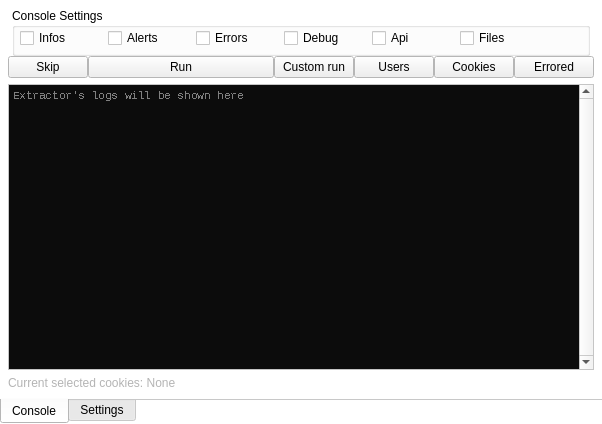
<?xml version="1.0" encoding="UTF-8"?>
<ui version="4.0">
 <class>Extractor</class>
 <widget class="QWidget" name="Extractor">
  <property name="geometry">
   <rect>
    <x>0</x>
    <y>0</y>
    <width>602</width>
    <height>424</height>
   </rect>
  </property>
  <property name="palette">
   <palette>
    <active>
     <colorrole role="Base">
      <brush brushstyle="SolidPattern">
       <color alpha="255">
        <red>255</red>
        <green>255</green>
        <blue>255</blue>
       </color>
      </brush>
     </colorrole>
     <colorrole role="Window">
      <brush brushstyle="SolidPattern">
       <color alpha="255">
        <red>255</red>
        <green>255</green>
        <blue>255</blue>
       </color>
      </brush>
     </colorrole>
    </active>
    <inactive>
     <colorrole role="Base">
      <brush brushstyle="SolidPattern">
       <color alpha="255">
        <red>255</red>
        <green>255</green>
        <blue>255</blue>
       </color>
      </brush>
     </colorrole>
     <colorrole role="Window">
      <brush brushstyle="SolidPattern">
       <color alpha="255">
        <red>255</red>
        <green>255</green>
        <blue>255</blue>
       </color>
      </brush>
     </colorrole>
    </inactive>
    <disabled>
     <colorrole role="Base">
      <brush brushstyle="SolidPattern">
       <color alpha="255">
        <red>255</red>
        <green>255</green>
        <blue>255</blue>
       </color>
      </brush>
     </colorrole>
     <colorrole role="Window">
      <brush brushstyle="SolidPattern">
       <color alpha="255">
        <red>255</red>
        <green>255</green>
        <blue>255</blue>
       </color>
      </brush>
     </colorrole>
    </disabled>
   </palette>
  </property>
  <property name="windowTitle">
   <string>Form</string>
  </property>
  <layout class="QGridLayout" name="gridLayout_4">
   <property name="leftMargin">
    <number>0</number>
   </property>
   <property name="topMargin">
    <number>0</number>
   </property>
   <property name="rightMargin">
    <number>0</number>
   </property>
   <property name="bottomMargin">
    <number>0</number>
   </property>
   <item row="0" column="0">
    <widget class="QTabWidget" name="tabWidget">
     <property name="minimumSize">
      <size>
       <width>480</width>
       <height>300</height>
      </size>
     </property>
     <property name="tabPosition">
      <enum>QTabWidget::TabPosition::South</enum>
     </property>
     <property name="currentIndex">
      <number>0</number>
     </property>
     <property name="iconSize">
      <size>
       <width>64</width>
       <height>16</height>
      </size>
     </property>
     <property name="usesScrollButtons">
      <bool>false</bool>
     </property>
     <property name="documentMode">
      <bool>true</bool>
     </property>
     <widget class="QWidget" name="tab1">
      <attribute name="icon">
       <iconset theme="QIcon::ThemeIcon::FormatJustifyLeft"/>
      </attribute>
      <attribute name="title">
       <string>Console</string>
      </attribute>
      <layout class="QGridLayout" name="gridLayout_3">
       <property name="leftMargin">
        <number>0</number>
       </property>
       <property name="topMargin">
        <number>0</number>
       </property>
       <property name="rightMargin">
        <number>0</number>
       </property>
       <property name="bottomMargin">
        <number>0</number>
       </property>
       <property name="spacing">
        <number>0</number>
       </property>
       <item row="0" column="0">
        <layout class="QVBoxLayout" name="verticalLayout">
         <property name="spacing">
          <number>6</number>
         </property>
         <property name="leftMargin">
          <number>8</number>
         </property>
         <property name="topMargin">
          <number>4</number>
         </property>
         <property name="rightMargin">
          <number>8</number>
         </property>
         <property name="bottomMargin">
          <number>8</number>
         </property>
         <item>
          <widget class="QWidget" name="widget_2" native="true">
           <layout class="QVBoxLayout" name="verticalLayout_3">
            <property name="spacing">
             <number>0</number>
            </property>
            <property name="leftMargin">
             <number>0</number>
            </property>
            <property name="topMargin">
             <number>0</number>
            </property>
            <property name="rightMargin">
             <number>0</number>
            </property>
            <property name="bottomMargin">
             <number>0</number>
            </property>
            <item>
             <widget class="QWidget" name="widget_4" native="true">
              <layout class="QHBoxLayout" name="horizontalLayout_3">
               <property name="spacing">
                <number>0</number>
               </property>
               <property name="leftMargin">
                <number>4</number>
               </property>
               <property name="topMargin">
                <number>4</number>
               </property>
               <property name="rightMargin">
                <number>4</number>
               </property>
               <property name="bottomMargin">
                <number>0</number>
               </property>
               <item>
                <widget class="QGroupBox" name="grpbox_tabconsole">
                 <property name="minimumSize">
                  <size>
                   <width>0</width>
                   <height>48</height>
                  </size>
                 </property>
                 <property name="font">
                  <font>
                   <bold>false</bold>
                   <strikeout>false</strikeout>
                  </font>
                 </property>
                 <property name="mouseTracking">
                  <bool>false</bool>
                 </property>
                 <property name="title">
                  <string>Console Settings</string>
                 </property>
                 <property name="alignment">
                  <set>Qt::AlignmentFlag::AlignLeading|Qt::AlignmentFlag::AlignLeft|Qt::AlignmentFlag::AlignTop</set>
                 </property>
                 <property name="flat">
                  <bool>true</bool>
                 </property>
                 <layout class="QHBoxLayout" name="horizontalLayout_4">
                  <property name="spacing">
                   <number>6</number>
                  </property>
                  <property name="leftMargin">
                   <number>5</number>
                  </property>
                  <property name="topMargin">
                   <number>0</number>
                  </property>
                  <property name="rightMargin">
                   <number>5</number>
                  </property>
                  <property name="bottomMargin">
                   <number>5</number>
                  </property>
                  <item>
                   <widget class="QCheckBox" name="cfgui_consoleshowWHITE">
                    <property name="text">
                     <string>Infos</string>
                    </property>
                   </widget>
                  </item>
                  <item>
                   <widget class="QCheckBox" name="cfgui_consoleshowYELLOW">
                    <property name="text">
                     <string>Alerts</string>
                    </property>
                   </widget>
                  </item>
                  <item>
                   <widget class="QCheckBox" name="cfgui_consoleshowRED">
                    <property name="text">
                     <string>Errors</string>
                    </property>
                   </widget>
                  </item>
                  <item>
                   <widget class="QCheckBox" name="cfgui_consoleshowGREY">
                    <property name="text">
                     <string>Debug</string>
                    </property>
                   </widget>
                  </item>
                  <item>
                   <widget class="QCheckBox" name="cfgui_consoleshowOTHER">
                    <property name="text">
                     <string>Api</string>
                    </property>
                   </widget>
                  </item>
                  <item>
                   <widget class="QCheckBox" name="cfgui_consoleshowGREEN">
                    <property name="maximumSize">
                     <size>
                      <width>16777215</width>
                      <height>16777215</height>
                     </size>
                    </property>
                    <property name="text">
                     <string>Files</string>
                    </property>
                   </widget>
                  </item>
                  <item>
                   <spacer name="horizontalSpacer_3">
                    <property name="orientation">
                     <enum>Qt::Orientation::Horizontal</enum>
                    </property>
                    <property name="sizeType">
                     <enum>QSizePolicy::Policy::Maximum</enum>
                    </property>
                    <property name="sizeHint" stdset="0">
                     <size>
                      <width>40</width>
                      <height>20</height>
                     </size>
                    </property>
                   </spacer>
                  </item>
                 </layout>
                </widget>
               </item>
              </layout>
             </widget>
            </item>
            <item>
             <widget class="QWidget" name="widget_3" native="true">
              <property name="sizePolicy">
               <sizepolicy hsizetype="Expanding" vsizetype="Preferred">
                <horstretch>0</horstretch>
                <verstretch>0</verstretch>
               </sizepolicy>
              </property>
              <property name="minimumSize">
               <size>
                <width>128</width>
                <height>0</height>
               </size>
              </property>
              <layout class="QHBoxLayout" name="horizontalLayout">
               <property name="spacing">
                <number>0</number>
               </property>
               <property name="leftMargin">
                <number>0</number>
               </property>
               <property name="topMargin">
                <number>0</number>
               </property>
               <property name="rightMargin">
                <number>0</number>
               </property>
               <property name="bottomMargin">
                <number>0</number>
               </property>
               <item>
                <widget class="QPushButton" name="btn_skipJob">
                 <property name="maximumSize">
                  <size>
                   <width>80</width>
                   <height>16777215</height>
                  </size>
                 </property>
                 <property name="text">
                  <string>Skip</string>
                 </property>
                </widget>
               </item>
               <item>
                <widget class="QPushButton" name="btn_StopRun">
                 <property name="sizePolicy">
                  <sizepolicy hsizetype="Expanding" vsizetype="Fixed">
                   <horstretch>0</horstretch>
                   <verstretch>0</verstretch>
                  </sizepolicy>
                 </property>
                 <property name="text">
                  <string>Run</string>
                 </property>
                </widget>
               </item>
               <item>
                <widget class="QPushButton" name="btn_customRun">
                 <property name="text">
                  <string>Custom run</string>
                 </property>
                </widget>
               </item>
               <item>
                <widget class="QPushButton" name="btn_showUsersTable">
                 <property name="text">
                  <string>Users</string>
                 </property>
                </widget>
               </item>
               <item>
                <widget class="QPushButton" name="btn_showCookiesTable">
                 <property name="text">
                  <string>Cookies</string>
                 </property>
                </widget>
               </item>
               <item>
                <widget class="QPushButton" name="btn_showErrored">
                 <property name="text">
                  <string>Errored</string>
                 </property>
                </widget>
               </item>
              </layout>
             </widget>
            </item>
           </layout>
          </widget>
         </item>
         <item>
          <widget class="QTextEdit" name="theLogPlace">
           <property name="minimumSize">
            <size>
             <width>256</width>
             <height>128</height>
            </size>
           </property>
           <property name="baseSize">
            <size>
             <width>64</width>
             <height>64</height>
            </size>
           </property>
           <property name="palette">
            <palette>
             <active>
              <colorrole role="Text">
               <brush brushstyle="SolidPattern">
                <color alpha="255">
                 <red>204</red>
                 <green>204</green>
                 <blue>204</blue>
                </color>
               </brush>
              </colorrole>
              <colorrole role="Base">
               <brush brushstyle="SolidPattern">
                <color alpha="255">
                 <red>12</red>
                 <green>12</green>
                 <blue>12</blue>
                </color>
               </brush>
              </colorrole>
              <colorrole role="PlaceholderText">
               <brush brushstyle="SolidPattern">
                <color alpha="128">
                 <red>255</red>
                 <green>255</green>
                 <blue>255</blue>
                </color>
               </brush>
              </colorrole>
             </active>
             <inactive>
              <colorrole role="Text">
               <brush brushstyle="SolidPattern">
                <color alpha="255">
                 <red>204</red>
                 <green>204</green>
                 <blue>204</blue>
                </color>
               </brush>
              </colorrole>
              <colorrole role="Base">
               <brush brushstyle="SolidPattern">
                <color alpha="255">
                 <red>12</red>
                 <green>12</green>
                 <blue>12</blue>
                </color>
               </brush>
              </colorrole>
              <colorrole role="PlaceholderText">
               <brush brushstyle="SolidPattern">
                <color alpha="128">
                 <red>255</red>
                 <green>255</green>
                 <blue>255</blue>
                </color>
               </brush>
              </colorrole>
             </inactive>
             <disabled>
              <colorrole role="Text">
               <brush brushstyle="SolidPattern">
                <color alpha="255">
                 <red>120</red>
                 <green>120</green>
                 <blue>120</blue>
                </color>
               </brush>
              </colorrole>
              <colorrole role="Base">
               <brush brushstyle="SolidPattern">
                <color alpha="255">
                 <red>255</red>
                 <green>255</green>
                 <blue>255</blue>
                </color>
               </brush>
              </colorrole>
              <colorrole role="PlaceholderText">
               <brush brushstyle="SolidPattern">
                <color alpha="128">
                 <red>255</red>
                 <green>255</green>
                 <blue>255</blue>
                </color>
               </brush>
              </colorrole>
             </disabled>
            </palette>
           </property>
           <property name="font">
            <font>
             <family>Courier New</family>
             <pointsize>8</pointsize>
             <strikeout>false</strikeout>
             <stylestrategy>NoAntialias</stylestrategy>
            </font>
           </property>
           <property name="verticalScrollBarPolicy">
            <enum>Qt::ScrollBarPolicy::ScrollBarAlwaysOn</enum>
           </property>
           <property name="documentTitle">
            <string/>
           </property>
           <property name="lineWrapMode">
            <enum>QTextEdit::LineWrapMode::NoWrap</enum>
           </property>
           <property name="readOnly">
            <bool>true</bool>
           </property>
           <property name="placeholderText">
            <string>Extractor's logs will be shown here</string>
           </property>
          </widget>
         </item>
         <item>
          <widget class="QLabel" name="label_2">
           <property name="palette">
            <palette>
             <active>
              <colorrole role="WindowText">
               <brush brushstyle="SolidPattern">
                <color alpha="255">
                 <red>180</red>
                 <green>180</green>
                 <blue>180</blue>
                </color>
               </brush>
              </colorrole>
             </active>
             <inactive>
              <colorrole role="WindowText">
               <brush brushstyle="SolidPattern">
                <color alpha="255">
                 <red>180</red>
                 <green>180</green>
                 <blue>180</blue>
                </color>
               </brush>
              </colorrole>
             </inactive>
             <disabled/>
            </palette>
           </property>
           <property name="text">
            <string>Current selected cookies: None</string>
           </property>
          </widget>
         </item>
        </layout>
       </item>
      </layout>
     </widget>
     <widget class="QWidget" name="tab2">
      <attribute name="icon">
       <iconset theme="QIcon::ThemeIcon::DocumentProperties"/>
      </attribute>
      <attribute name="title">
       <string>Settings</string>
      </attribute>
      <layout class="QGridLayout" name="gridLayout">
       <property name="leftMargin">
        <number>0</number>
       </property>
       <property name="topMargin">
        <number>0</number>
       </property>
       <property name="rightMargin">
        <number>0</number>
       </property>
       <property name="bottomMargin">
        <number>0</number>
       </property>
       <property name="spacing">
        <number>0</number>
       </property>
       <item row="0" column="0">
        <layout class="QVBoxLayout" name="settingsTab">
         <property name="spacing">
          <number>0</number>
         </property>
         <property name="leftMargin">
          <number>0</number>
         </property>
         <property name="topMargin">
          <number>0</number>
         </property>
         <property name="rightMargin">
          <number>0</number>
         </property>
         <property name="bottomMargin">
          <number>0</number>
         </property>
         <item>
          <widget class="QScrollArea" name="scrollArea">
           <property name="frameShadow">
            <enum>QFrame::Shadow::Raised</enum>
           </property>
           <property name="widgetResizable">
            <bool>true</bool>
           </property>
           <widget class="QWidget" name="scrollAreaWidgetContents_2">
            <property name="geometry">
             <rect>
              <x>0</x>
              <y>0</y>
              <width>598</width>
              <height>363</height>
             </rect>
            </property>
            <layout class="QHBoxLayout" name="horizontalLayout_2">
             <property name="spacing">
              <number>0</number>
             </property>
             <property name="topMargin">
              <number>7</number>
             </property>
             <property name="rightMargin">
              <number>11</number>
             </property>
             <property name="bottomMargin">
              <number>0</number>
             </property>
             <item>
              <widget class="QGroupBox" name="grpbox_settings">
               <property name="sizePolicy">
                <sizepolicy hsizetype="Minimum" vsizetype="Preferred">
                 <horstretch>0</horstretch>
                 <verstretch>0</verstretch>
                </sizepolicy>
               </property>
               <property name="minimumSize">
                <size>
                 <width>128</width>
                 <height>128</height>
                </size>
               </property>
               <property name="palette">
                <palette>
                 <active>
                  <colorrole role="WindowText">
                   <brush brushstyle="SolidPattern">
                    <color alpha="255">
                     <red>0</red>
                     <green>0</green>
                     <blue>0</blue>
                    </color>
                   </brush>
                  </colorrole>
                  <colorrole role="Button">
                   <brush brushstyle="SolidPattern">
                    <color alpha="255">
                     <red>0</red>
                     <green>0</green>
                     <blue>0</blue>
                    </color>
                   </brush>
                  </colorrole>
                  <colorrole role="Dark">
                   <brush brushstyle="SolidPattern">
                    <color alpha="255">
                     <red>144</red>
                     <green>144</green>
                     <blue>144</blue>
                    </color>
                   </brush>
                  </colorrole>
                  <colorrole role="Text">
                   <brush brushstyle="SolidPattern">
                    <color alpha="255">
                     <red>0</red>
                     <green>0</green>
                     <blue>0</blue>
                    </color>
                   </brush>
                  </colorrole>
                  <colorrole role="ButtonText">
                   <brush brushstyle="SolidPattern">
                    <color alpha="255">
                     <red>0</red>
                     <green>0</green>
                     <blue>0</blue>
                    </color>
                   </brush>
                  </colorrole>
                  <colorrole role="AlternateBase">
                   <brush brushstyle="SolidPattern">
                    <color alpha="255">
                     <red>50</red>
                     <green>50</green>
                     <blue>50</blue>
                    </color>
                   </brush>
                  </colorrole>
                  <colorrole role="PlaceholderText">
                   <brush brushstyle="SolidPattern">
                    <color alpha="128">
                     <red>30</red>
                     <green>30</green>
                     <blue>30</blue>
                    </color>
                   </brush>
                  </colorrole>
                 </active>
                 <inactive>
                  <colorrole role="WindowText">
                   <brush brushstyle="SolidPattern">
                    <color alpha="255">
                     <red>0</red>
                     <green>0</green>
                     <blue>0</blue>
                    </color>
                   </brush>
                  </colorrole>
                  <colorrole role="Button">
                   <brush brushstyle="SolidPattern">
                    <color alpha="255">
                     <red>0</red>
                     <green>0</green>
                     <blue>0</blue>
                    </color>
                   </brush>
                  </colorrole>
                  <colorrole role="Dark">
                   <brush brushstyle="SolidPattern">
                    <color alpha="255">
                     <red>144</red>
                     <green>144</green>
                     <blue>144</blue>
                    </color>
                   </brush>
                  </colorrole>
                  <colorrole role="Text">
                   <brush brushstyle="SolidPattern">
                    <color alpha="255">
                     <red>0</red>
                     <green>0</green>
                     <blue>0</blue>
                    </color>
                   </brush>
                  </colorrole>
                  <colorrole role="ButtonText">
                   <brush brushstyle="SolidPattern">
                    <color alpha="255">
                     <red>0</red>
                     <green>0</green>
                     <blue>0</blue>
                    </color>
                   </brush>
                  </colorrole>
                  <colorrole role="AlternateBase">
                   <brush brushstyle="SolidPattern">
                    <color alpha="255">
                     <red>50</red>
                     <green>50</green>
                     <blue>50</blue>
                    </color>
                   </brush>
                  </colorrole>
                  <colorrole role="PlaceholderText">
                   <brush brushstyle="SolidPattern">
                    <color alpha="128">
                     <red>30</red>
                     <green>30</green>
                     <blue>30</blue>
                    </color>
                   </brush>
                  </colorrole>
                 </inactive>
                 <disabled>
                  <colorrole role="WindowText">
                   <brush brushstyle="SolidPattern">
                    <color alpha="255">
                     <red>144</red>
                     <green>144</green>
                     <blue>144</blue>
                    </color>
                   </brush>
                  </colorrole>
                  <colorrole role="Button">
                   <brush brushstyle="SolidPattern">
                    <color alpha="255">
                     <red>0</red>
                     <green>0</green>
                     <blue>0</blue>
                    </color>
                   </brush>
                  </colorrole>
                  <colorrole role="Dark">
                   <brush brushstyle="SolidPattern">
                    <color alpha="255">
                     <red>144</red>
                     <green>144</green>
                     <blue>144</blue>
                    </color>
                   </brush>
                  </colorrole>
                  <colorrole role="Text">
                   <brush brushstyle="SolidPattern">
                    <color alpha="255">
                     <red>144</red>
                     <green>144</green>
                     <blue>144</blue>
                    </color>
                   </brush>
                  </colorrole>
                  <colorrole role="ButtonText">
                   <brush brushstyle="SolidPattern">
                    <color alpha="255">
                     <red>144</red>
                     <green>144</green>
                     <blue>144</blue>
                    </color>
                   </brush>
                  </colorrole>
                  <colorrole role="AlternateBase">
                   <brush brushstyle="SolidPattern">
                    <color alpha="255">
                     <red>50</red>
                     <green>50</green>
                     <blue>50</blue>
                    </color>
                   </brush>
                  </colorrole>
                  <colorrole role="PlaceholderText">
                   <brush brushstyle="SolidPattern">
                    <color alpha="128">
                     <red>30</red>
                     <green>30</green>
                     <blue>30</blue>
                    </color>
                   </brush>
                  </colorrole>
                 </disabled>
                </palette>
               </property>
               <property name="title">
                <string notr="true">Extractor Settings</string>
               </property>
               <property name="flat">
                <bool>true</bool>
               </property>
               <property name="checkable">
                <bool>true</bool>
               </property>
               <layout class="QFormLayout" name="formLayout">
                <property name="labelAlignment">
                 <set>Qt::AlignmentFlag::AlignRight|Qt::AlignmentFlag::AlignTrailing|Qt::AlignmentFlag::AlignVCenter</set>
                </property>
                <property name="formAlignment">
                 <set>Qt::AlignmentFlag::AlignLeading|Qt::AlignmentFlag::AlignLeft|Qt::AlignmentFlag::AlignTop</set>
                </property>
                <item row="0" column="0">
                 <widget class="QLabel" name="lbl_twitterdestination">
                  <property name="text">
                   <string>Default destination</string>
                  </property>
                  <property name="alignment">
                   <set>Qt::AlignmentFlag::AlignLeading|Qt::AlignmentFlag::AlignLeft|Qt::AlignmentFlag::AlignVCenter</set>
                  </property>
                 </widget>
                </item>
                <item row="0" column="1">
                 <widget class="QWidget" name="widget_5" native="true">
                  <layout class="QHBoxLayout" name="horizontalLayout_5">
                   <property name="spacing">
                    <number>0</number>
                   </property>
                   <property name="leftMargin">
                    <number>0</number>
                   </property>
                   <property name="topMargin">
                    <number>0</number>
                   </property>
                   <property name="rightMargin">
                    <number>0</number>
                   </property>
                   <property name="bottomMargin">
                    <number>0</number>
                   </property>
                   <item>
                    <widget class="QLineEdit" name="cfgui_defaultpath">
                     <property name="toolTip">
                      <string>&lt;html&gt;&lt;head/&gt;&lt;body&gt;&lt;p&gt;The extraction path of users with text 'default' as destination will go in (folder is named with the username). &lt;/p&gt;&lt;p&gt;Useful for archiving many accounts to the same folder&lt;/p&gt;&lt;/body&gt;&lt;/html&gt;</string>
                     </property>
                     <property name="text">
                      <string/>
                     </property>
                     <property name="maxLength">
                      <number>256</number>
                     </property>
                     <property name="readOnly">
                      <bool>false</bool>
                     </property>
                     <property name="placeholderText">
                      <string>Absolute Path</string>
                     </property>
                    </widget>
                   </item>
                   <item>
                    <widget class="QPushButton" name="btn_pathselect">
                     <property name="minimumSize">
                      <size>
                       <width>0</width>
                       <height>24</height>
                      </size>
                     </property>
                     <property name="maximumSize">
                      <size>
                       <width>48</width>
                       <height>16777215</height>
                      </size>
                     </property>
                     <property name="text">
                      <string>...</string>
                     </property>
                    </widget>
                   </item>
                  </layout>
                 </widget>
                </item>
                <item row="1" column="0">
                 <widget class="QLabel" name="lbl_sleep">
                  <property name="text">
                   <string>Sleep</string>
                  </property>
                  <property name="alignment">
                   <set>Qt::AlignmentFlag::AlignRight|Qt::AlignmentFlag::AlignTrailing|Qt::AlignmentFlag::AlignVCenter</set>
                  </property>
                 </widget>
                </item>
                <item row="1" column="1">
                 <widget class="QLineEdit" name="cfgui_sleeptime">
                  <property name="text">
                   <string/>
                  </property>
                  <property name="readOnly">
                   <bool>false</bool>
                  </property>
                  <property name="placeholderText">
                   <string>Integer (Seconds)</string>
                  </property>
                  <property name="clearButtonEnabled">
                   <bool>false</bool>
                  </property>
                 </widget>
                </item>
               </layout>
              </widget>
             </item>
            </layout>
           </widget>
          </widget>
         </item>
         <item>
          <widget class="Line" name="line">
           <property name="orientation">
            <enum>Qt::Orientation::Horizontal</enum>
           </property>
          </widget>
         </item>
         <item>
          <widget class="QWidget" name="widget_6" native="true">
           <property name="minimumSize">
            <size>
             <width>0</width>
             <height>8</height>
            </size>
           </property>
           <layout class="QHBoxLayout" name="_2">
            <property name="topMargin">
             <number>2</number>
            </property>
            <property name="rightMargin">
             <number>2</number>
            </property>
            <property name="bottomMargin">
             <number>4</number>
            </property>
            <item>
             <widget class="QLabel" name="label">
              <property name="palette">
               <palette>
                <active>
                 <colorrole role="WindowText">
                  <brush brushstyle="SolidPattern">
                   <color alpha="255">
                    <red>180</red>
                    <green>180</green>
                    <blue>180</blue>
                   </color>
                  </brush>
                 </colorrole>
                 <colorrole role="Text">
                  <brush brushstyle="SolidPattern">
                   <color alpha="255">
                    <red>143</red>
                    <green>143</green>
                    <blue>143</blue>
                   </color>
                  </brush>
                 </colorrole>
                 <colorrole role="PlaceholderText">
                  <brush brushstyle="NoBrush">
                   <color alpha="128">
                    <red>143</red>
                    <green>143</green>
                    <blue>143</blue>
                   </color>
                  </brush>
                 </colorrole>
                </active>
                <inactive>
                 <colorrole role="WindowText">
                  <brush brushstyle="SolidPattern">
                   <color alpha="255">
                    <red>180</red>
                    <green>180</green>
                    <blue>180</blue>
                   </color>
                  </brush>
                 </colorrole>
                 <colorrole role="Text">
                  <brush brushstyle="SolidPattern">
                   <color alpha="255">
                    <red>143</red>
                    <green>143</green>
                    <blue>143</blue>
                   </color>
                  </brush>
                 </colorrole>
                 <colorrole role="PlaceholderText">
                  <brush brushstyle="NoBrush">
                   <color alpha="128">
                    <red>143</red>
                    <green>143</green>
                    <blue>143</blue>
                   </color>
                  </brush>
                 </colorrole>
                </inactive>
                <disabled>
                 <colorrole role="WindowText">
                  <brush brushstyle="SolidPattern">
                   <color alpha="255">
                    <red>127</red>
                    <green>127</green>
                    <blue>127</blue>
                   </color>
                  </brush>
                 </colorrole>
                 <colorrole role="Text">
                  <brush brushstyle="SolidPattern">
                   <color alpha="255">
                    <red>127</red>
                    <green>127</green>
                    <blue>127</blue>
                   </color>
                  </brush>
                 </colorrole>
                 <colorrole role="PlaceholderText">
                  <brush brushstyle="NoBrush">
                   <color alpha="128">
                    <red>143</red>
                    <green>143</green>
                    <blue>143</blue>
                   </color>
                  </brush>
                 </colorrole>
                </disabled>
               </palette>
              </property>
              <property name="text">
               <string>Settings are applied on extractor restart</string>
              </property>
             </widget>
            </item>
            <item>
             <widget class="QPushButton" name="btn_copyLastCursor">
              <property name="maximumSize">
               <size>
                <width>128</width>
                <height>16777215</height>
               </size>
              </property>
              <property name="text">
               <string>Copy last cursor</string>
              </property>
             </widget>
            </item>
            <item>
             <widget class="QPushButton" name="btn_deleteExtractor">
              <property name="minimumSize">
               <size>
                <width>128</width>
                <height>0</height>
               </size>
              </property>
              <property name="maximumSize">
               <size>
                <width>128</width>
                <height>16777215</height>
               </size>
              </property>
              <property name="text">
               <string>Delete extractor</string>
              </property>
             </widget>
            </item>
           </layout>
          </widget>
         </item>
        </layout>
       </item>
      </layout>
     </widget>
    </widget>
   </item>
  </layout>
 </widget>
 <resources/>
 <connections/>
</ui>
